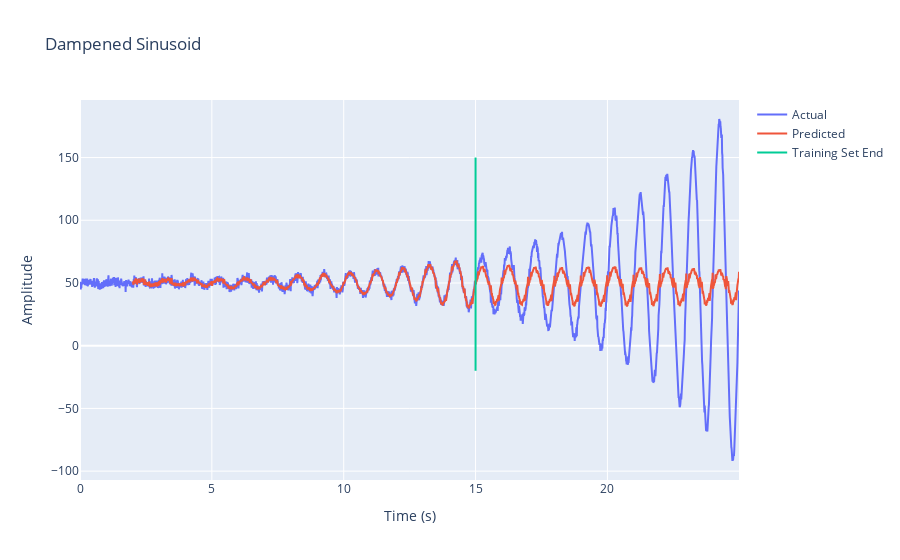

This figure's notebook cell:
### Code cell
plot_results(t, y, y_pred, MAX_INDEX_TEST, MAX_INDEX_TRAIN, TS_LENGTH)

### Figure 1 — Plotly figure (JSON) as saved in the notebook; plotly's stock layout.template omitted (floating-point values rounded to 4 significant figures; data arrays with more than 128 entries replaced by an {"elided": "..."} marker saying what was removed)
{"data": [{"mode": "lines", "name": "Actual", "type": "scatter", "x": {"elided": "2500 float values"}, "y": {"elided": "2500 float values"}}, {"mode": "lines", "name": "Predicted", "type": "scatter", "x": {"elided": "2300 float values"}, "y": {"elided": "2300 float values"}}, {"mode": "lines", "name": "Training Set End", "type": "scatter", "x": [15, 15], "y": [-20, 150]}], "layout": {"title": {"text": "Dampened Sinusoid"}, "xaxis": {"title": {"text": "Time (s)"}}, "yaxis": {"title": {"text": "Amplitude"}}}}
